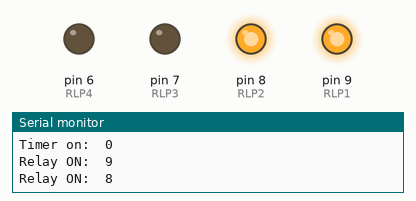
A sketch run on a simulated Arduino Uno, built with avr-gcc and run on an emulated ATmega328P. Shown: output pins drawn as LEDs (lit = HIGH), the last lines printed to the serial monitor.

Above: at 0.1 s.
At 5.1 s:
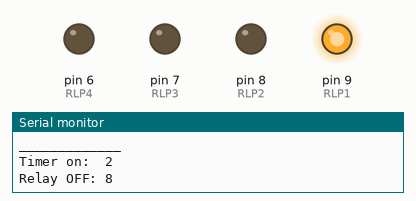
At 14.1 s:
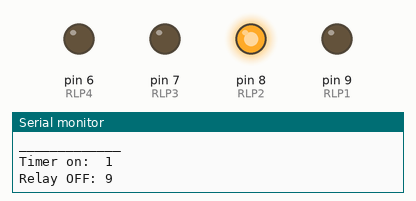
At 38.1 s:
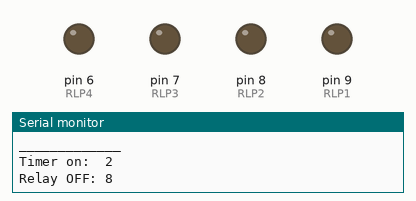
Timing chart, 0 to 39.6 s (numbered marks = the images above):
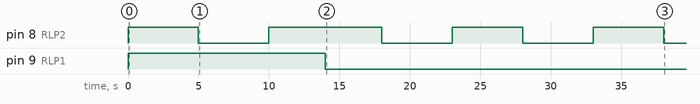

The sketch:

EventHandler_Delay-Based_.ino
```cpp
//Here I try to create a specific workflow for the Arduino:
// I want it to handle the relay timers and in a later version i want to be able to
// change the parameters of every timer via a serial connection with the Pi
#include <TimerOne.h>

volatile bool timer_up = false;
volatile bool timer_running = false;

int all_timers[2];
char arg[10][10];
long int arg_long[10];
String data;

#define RLP1 9
#define RLP2 8
#define RLP3 7
#define RLP4 6


class Relay {
  public:
    int id;
    int ontime;
    int offtime;
    int start_in;
    //int relay_pin;
    int timer;
    char phase;
    Relay(int _id, int _ontime, int _offtime, int _start_in = 0) { //constructor
     // Serial.println("initializing object");
      id = _id;
      ontime = _ontime;
      offtime = _offtime;
      start_in = _start_in;

      if (start_in == 0) {
        timer = start_in;
        phase = 'w';
        //Serial.println("Waiting");
      } else {
        timer = ontime;
        phase = 'y';
        //Serial.println("Ontime");
      }
    }
    void subtract_time_passed(int time_passed) {
      timer -= time_passed;
      //Serial.print(id);
      //Serial.println(":  Subtracting time");
    }

    void update_timers(int time_passed) {

      subtract_time_passed(time_passed);
      if (timer == 0) {
        //Serial.println("A timer is on 0");
        if (phase == 'y') { // ontimer has expired
          timer = offtime;
          phase = 'n';
         //Serial.println("About to toggle the relay!!\n\n\n\n");
          toggle_relay(); // toggling the relay
          Serial.print("Relay OFF: ");
          Serial.println(id);
        } else if (phase == 'n' || phase == 'w') { //incase the offtimer or the waiting timer has expired
          timer = ontime;
          phase = 'y';
          toggle_relay(); // toggling the relay
          Serial.print("Relay ON:  ");
          Serial.println(id);
        }
      }
    }
    void toggle_relay() { //toggle the current relay state
      bool state = digitalRead(id);
      state = !state;
     // Serial.print("Relay state: ");
     // Serial.println(state);
      digitalWrite(id, state);

    }
};


void selectionSort(int a[], int n) {
   int i, j, min, temp;
   for (i = 0; i < n - 1; i++) {
      min = i;
      for (j = i + 1; j < n; j++)
      if (a[j] < a[min])
      min = j;
      temp = a[i];
      a[i] = a[min];
      a[min] = temp;
   }
}

void ALL_OFF() {
  digitalWrite(RLP1, LOW);
  digitalWrite(RLP2, LOW);
  digitalWrite(RLP3, LOW);
  digitalWrite(RLP4, LOW);
}

void myParse(String data) {
  char *token; // for storing the different, chopped up segments.
  int i = 0; //index

  token = strtok(data.c_str(), ",");
  while (token != NULL) { // keep running as long as there are tokens left
    strcpy(arg[i++], token); //get
    //Serial.println(token);
    token = strtok(NULL, ",");
  }
  arg[i++][0] = 0;
}

void arrStr2Int() {
  int i = 0;

  while (arg[i][0] != 0) {
    if (i == 0) { //skip the first token, since we expect a char anyway
      i++;
      continue;
    }
    arg_long[i] = atol(arg[i]); //assigning the old "char"  to a new "long int"
    Serial.println(arg_long[i]);
    i++;
    //    if (i > 4){
    //      break;
    //    }
  }
}

Relay rl1(RLP1, 5, 10, 0);
Relay rl2(RLP2, 2, 2, 0);


void setup() {
  Serial.begin(9600);
  pinMode(RLP1, OUTPUT);
  pinMode(RLP2, OUTPUT);
  pinMode(RLP3, OUTPUT);
  pinMode(RLP4, OUTPUT);
  Timer1.initialize(1000000); //start the timer, the value has no meaning.
}


void loop() {
//  if (Serial.available() > 0) {
//    data = Serial.readStringUntil('\n');
//
//    myParse(data);
//    arrStr2Int();
//  }
  all_timers[0] = rl1.timer;
  all_timers[1] = rl2.timer;
  selectionSort(all_timers, 2);
  delay(all_timers[0] * 1000);
  Serial.println("_____________");
  Serial.print("Timer on:  ");
  Serial.println(all_timers[0]);
  rl1.update_timers(all_timers[0]);
  rl2.update_timers(all_timers[0]);


  delay(3000);

}
```

Measured:
- by itself, pin 8 (RLP2): LOW → HIGH at 0.00 s, → LOW 5.0 s later, → HIGH 5.0 s later, → LOW 8.0 s later, … (8 changes in this stretch)
- by itself, pin 9 (RLP1): LOW → HIGH at 0.00 s, → LOW 14.0 s later
